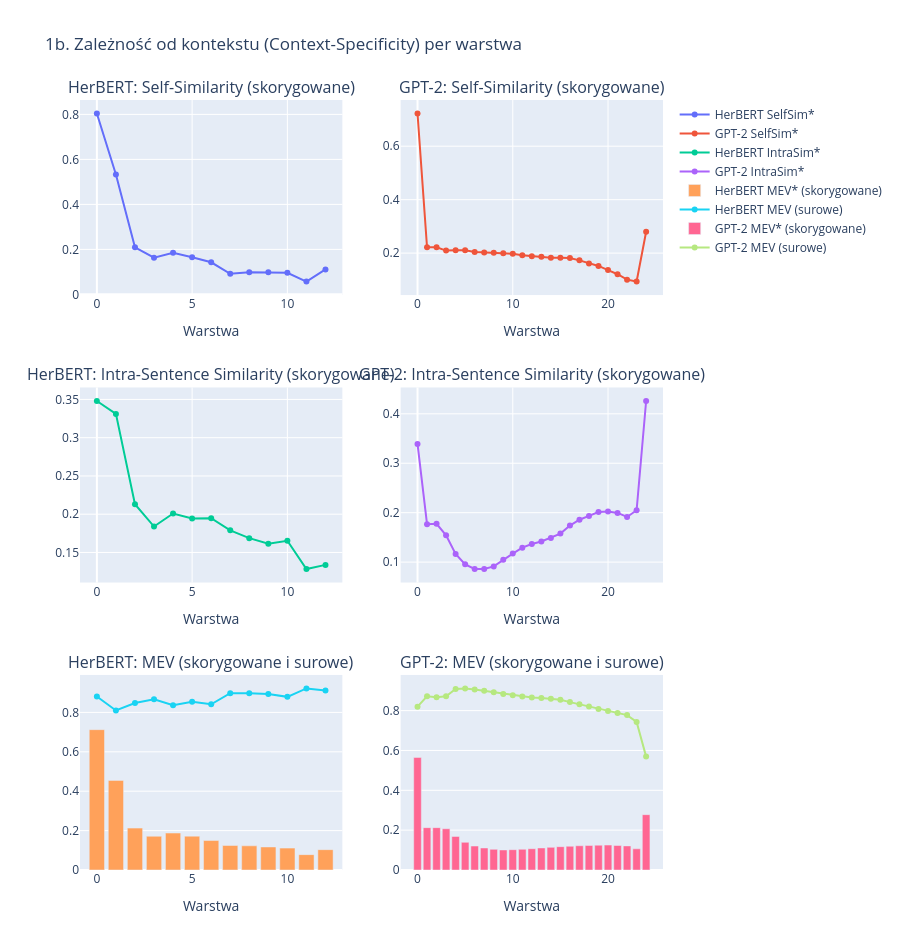

Write notebook code for a chart like this one.
### Code cell
# Wizualizacja 1b: Self-Similarity, Intra-Sentence Similarity oraz MEV (skorygowane o anizotropię)
fig_ctx = make_subplots(
    rows=3, cols=2,
    subplot_titles=(
        "HerBERT: Self-Similarity (skorygowane)", "GPT-2: Self-Similarity (skorygowane)",
        "HerBERT: Intra-Sentence Similarity (skorygowane)", "GPT-2: Intra-Sentence Similarity (skorygowane)",
        "HerBERT: MEV (skorygowane i surowe)", "GPT-2: MEV (skorygowane i surowe)"
    ),
    vertical_spacing=0.12
)

# Wiersz 1: Self-Similarity
fig_ctx.add_trace(go.Scatter(x=list(range(len(bert_self_adj))), y=bert_self_adj, mode="lines+markers", name="HerBERT SelfSim*"), row=1, col=1)
fig_ctx.add_trace(go.Scatter(x=list(range(len(gpt2_self_adj))), y=gpt2_self_adj, mode="lines+markers", name="GPT-2 SelfSim*"), row=1, col=2)

# Wiersz 2: Intra-Sentence Similarity
fig_ctx.add_trace(go.Scatter(x=list(range(len(bert_intra_adj))), y=bert_intra_adj, mode="lines+markers", name="HerBERT IntraSim*"), row=2, col=1)
fig_ctx.add_trace(go.Scatter(x=list(range(len(gpt2_intra_adj))), y=gpt2_intra_adj, mode="lines+markers", name="GPT-2 IntraSim*"), row=2, col=2)

# Wiersz 3: MEV
fig_ctx.add_trace(go.Bar(x=list(range(len(bert_mev_adj))), y=bert_mev_adj, name="HerBERT MEV* (skorygowane)"), row=3, col=1)
fig_ctx.add_trace(go.Scatter(x=list(range(len(bert_mev_raw))), y=bert_mev_raw, mode="lines+markers", name="HerBERT MEV (surowe)"), row=3, col=1)

fig_ctx.add_trace(go.Bar(x=list(range(len(gpt2_mev_adj))), y=gpt2_mev_adj, name="GPT-2 MEV* (skorygowane)"), row=3, col=2)
fig_ctx.add_trace(go.Scatter(x=list(range(len(gpt2_mev_raw))), y=gpt2_mev_raw, mode="lines+markers", name="GPT-2 MEV (surowe)"), row=3, col=2)

fig_ctx.update_xaxes(title_text="Warstwa")
fig_ctx.update_layout(title_text="1b. Zależność od kontekstu (Context-Specificity) per warstwa", height=950)
fig_ctx.show()

### Figure 1 — Plotly figure (JSON) as saved in the notebook; plotly's stock layout.template omitted (floating-point values rounded to 4 significant figures)
{"data": [{"mode": "lines+markers", "name": "HerBERT SelfSim*", "type": "scatter", "x": [0, 1, 2, 3, 4, 5, 6, 7, 8, 9, 10, 11, 12], "xaxis": "x", "y": [0.804, 0.533, 0.2094, 0.1633, 0.1845, 0.1654, 0.1427, 0.09127, 0.09802, 0.09859, 0.09591, 0.05694, 0.1108], "yaxis": "y"}, {"mode": "lines+markers", "name": "GPT-2 SelfSim*", "type": "scatter", "x": [0, 1, 2, 3, 4, 5, 6, 7, 8, 9, 10, 11, 12, 13, 14, 15, 16, 17, 18, 19, 20, 21, 22, 23, 24], "xaxis": "x2", "y": [0.7223, 0.2216, 0.2216, 0.2095, 0.2111, 0.211, 0.2047, 0.2024, 0.2017, 0.1999, 0.1977, 0.1925, 0.1887, 0.1863, 0.1831, 0.1827, 0.1814, 0.1729, 0.1611, 0.1521, 0.1366, 0.1211, 0.1008, 0.09361, 0.2799], "yaxis": "y2"}, {"mode": "lines+markers", "name": "HerBERT IntraSim*", "type": "scatter", "x": [0, 1, 2, 3, 4, 5, 6, 7, 8, 9, 10, 11, 12], "xaxis": "x3", "y": [0.348, 0.3311, 0.2131, 0.1839, 0.2009, 0.1945, 0.1947, 0.1789, 0.1687, 0.1613, 0.1653, 0.1284, 0.1338], "yaxis": "y3"}, {"mode": "lines+markers", "name": "GPT-2 IntraSim*", "type": "scatter", "x": [0, 1, 2, 3, 4, 5, 6, 7, 8, 9, 10, 11, 12, 13, 14, 15, 16, 17, 18, 19, 20, 21, 22, 23, 24], "xaxis": "x4", "y": [0.3391, 0.1768, 0.1774, 0.1542, 0.1164, 0.09546, 0.08607, 0.08602, 0.09135, 0.1049, 0.1172, 0.1293, 0.1365, 0.1416, 0.1489, 0.1576, 0.174, 0.1857, 0.1936, 0.2013, 0.2024, 0.1996, 0.1913, 0.2048, 0.426], "yaxis": "y4"}, {"name": "HerBERT MEV* (skorygowane)", "type": "bar", "x": [0, 1, 2, 3, 4, 5, 6, 7, 8, 9, 10, 11, 12], "xaxis": "x5", "y": [0.7124, 0.4549, 0.2127, 0.1712, 0.1877, 0.1719, 0.1497, 0.1245, 0.1227, 0.1168, 0.1111, 0.07801, 0.1033], "yaxis": "y5"}, {"mode": "lines+markers", "name": "HerBERT MEV (surowe)", "type": "scatter", "x": [0, 1, 2, 3, 4, 5, 6, 7, 8, 9, 10, 11, 12], "xaxis": "x5", "y": [0.8811, 0.8099, 0.848, 0.8664, 0.8368, 0.8536, 0.8415, 0.8975, 0.8967, 0.8933, 0.8789, 0.9217, 0.9116], "yaxis": "y5"}, {"name": "GPT-2 MEV* (skorygowane)", "type": "bar", "x": [0, 1, 2, 3, 4, 5, 6, 7, 8, 9, 10, 11, 12, 13, 14, 15, 16, 17, 18, 19, 20, 21, 22, 23, 24], "xaxis": "x6", "y": [0.565, 0.2126, 0.2126, 0.207, 0.1685, 0.1388, 0.1203, 0.1104, 0.1037, 0.1007, 0.102, 0.1039, 0.1068, 0.1106, 0.1136, 0.1171, 0.1192, 0.1216, 0.1232, 0.1246, 0.1252, 0.123, 0.1211, 0.1063, 0.2778], "yaxis": "y6"}, {"mode": "lines+markers", "name": "GPT-2 MEV (surowe)", "type": "scatter", "x": [0, 1, 2, 3, 4, 5, 6, 7, 8, 9, 10, 11, 12, 13, 14, 15, 16, 17, 18, 19, 20, 21, 22, 23, 24], "xaxis": "x6", "y": [0.8197, 0.8715, 0.8667, 0.8716, 0.9081, 0.9113, 0.9063, 0.8998, 0.8923, 0.8835, 0.877, 0.8703, 0.8659, 0.8638, 0.8589, 0.8542, 0.8426, 0.8313, 0.82, 0.8086, 0.7979, 0.7881, 0.7774, 0.743, 0.569], "yaxis": "y6"}], "layout": {"annotations": [{"font": {"size": 16}, "showarrow": false, "text": "HerBERT: Self-Similarity (skorygowane)", "x": 0.225, "xanchor": "center", "xref": "paper", "y": 1, "yanchor": "bottom", "yref": "paper"}, {"font": {"size": 16}, "showarrow": false, "text": "GPT-2: Self-Similarity (skorygowane)", "x": 0.775, "xanchor": "center", "xref": "paper", "y": 1, "yanchor": "bottom", "yref": "paper"}, {"font": {"size": 16}, "showarrow": false, "text": "HerBERT: Intra-Sentence Similarity (skorygowane)", "x": 0.225, "xanchor": "center", "xref": "paper", "y": 0.6267, "yanchor": "bottom", "yref": "paper"}, {"font": {"size": 16}, "showarrow": false, "text": "GPT-2: Intra-Sentence Similarity (skorygowane)", "x": 0.775, "xanchor": "center", "xref": "paper", "y": 0.6267, "yanchor": "bottom", "yref": "paper"}, {"font": {"size": 16}, "showarrow": false, "text": "HerBERT: MEV (skorygowane i surowe)", "x": 0.225, "xanchor": "center", "xref": "paper", "y": 0.2533, "yanchor": "bottom", "yref": "paper"}, {"font": {"size": 16}, "showarrow": false, "text": "GPT-2: MEV (skorygowane i surowe)", "x": 0.775, "xanchor": "center", "xref": "paper", "y": 0.2533, "yanchor": "bottom", "yref": "paper"}], "height": 950, "title": {"text": "1b. Zależność od kontekstu (Context-Specificity) per warstwa"}, "xaxis": {"anchor": "y", "domain": [0, 0.45], "title": {"text": "Warstwa"}}, "xaxis2": {"anchor": "y2", "domain": [0.55, 1], "title": {"text": "Warstwa"}}, "xaxis3": {"anchor": "y3", "domain": [0, 0.45], "title": {"text": "Warstwa"}}, "xaxis4": {"anchor": "y4", "domain": [0.55, 1], "title": {"text": "Warstwa"}}, "xaxis5": {"anchor": "y5", "domain": [0, 0.45], "title": {"text": "Warstwa"}}, "xaxis6": {"anchor": "y6", "domain": [0.55, 1], "title": {"text": "Warstwa"}}, "yaxis": {"anchor": "x", "domain": [0.7467, 1]}, "yaxis2": {"anchor": "x2", "domain": [0.7467, 1]}, "yaxis3": {"anchor": "x3", "domain": [0.3733, 0.6267]}, "yaxis4": {"anchor": "x4", "domain": [0.3733, 0.6267]}, "yaxis5": {"anchor": "x5", "domain": [0, 0.2533]}, "yaxis6": {"anchor": "x6", "domain": [0, 0.2533]}}}
